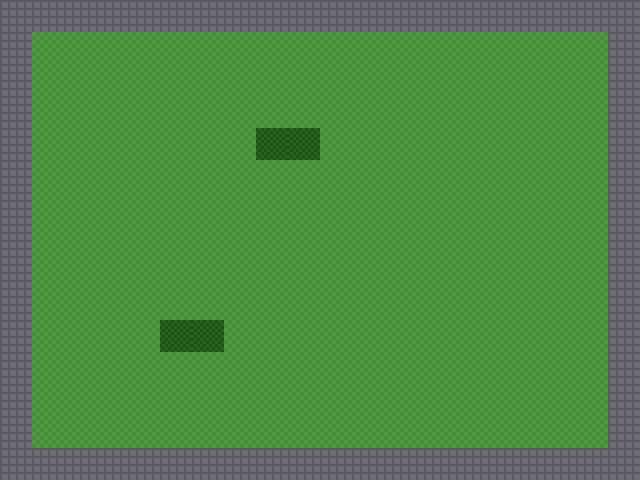

The image is a tile-based game level rendered from a .tmx file. Its description and complete source (layers, tilesets, objects, tile grids) follow:
An orthogonal 20x15 tile map with 32x32 px tiles, 4 tile layers (ground, decoration, collision, above_player) and 1 object (spawn).

<map version="1.10" tiledversion="1.10.2" orientation="orthogonal" renderorder="right-down" width="20" height="15" tilewidth="32" tileheight="32" infinite="0" nextlayerid="6" nextobjectid="2">
 <tileset firstgid="1" name="tileset_test" tilewidth="32" tileheight="32" tilecount="3" columns="3">
  <image source="tileset_test.png" width="96" height="32" />
 </tileset>
 <layer id="1" name="ground" width="20" height="15">
  <data encoding="csv">
1,1,1,1,1,1,1,1,1,1,1,1,1,1,1,1,1,1,1,1,
1,1,1,1,1,1,1,1,1,1,1,1,1,1,1,1,1,1,1,1,
1,1,1,1,1,1,1,1,1,1,1,1,1,1,1,1,1,1,1,1,
1,1,1,1,1,1,1,1,1,1,1,1,1,1,1,1,1,1,1,1,
1,1,1,1,1,1,1,1,1,1,1,1,1,1,1,1,1,1,1,1,
1,1,1,1,1,1,1,1,1,1,1,1,1,1,1,1,1,1,1,1,
1,1,1,1,1,1,1,1,1,1,1,1,1,1,1,1,1,1,1,1,
1,1,1,1,1,1,1,1,1,1,1,1,1,1,1,1,1,1,1,1,
1,1,1,1,1,1,1,1,1,1,1,1,1,1,1,1,1,1,1,1,
1,1,1,1,1,1,1,1,1,1,1,1,1,1,1,1,1,1,1,1,
1,1,1,1,1,1,1,1,1,1,1,1,1,1,1,1,1,1,1,1,
1,1,1,1,1,1,1,1,1,1,1,1,1,1,1,1,1,1,1,1,
1,1,1,1,1,1,1,1,1,1,1,1,1,1,1,1,1,1,1,1,
1,1,1,1,1,1,1,1,1,1,1,1,1,1,1,1,1,1,1,1,
1,1,1,1,1,1,1,1,1,1,1,1,1,1,1,1,1,1,1,1
  </data>
 </layer>
 <layer id="2" name="decoration" width="20" height="15">
  <data encoding="csv">
0,0,0,0,0,0,0,0,0,0,0,0,0,0,0,0,0,0,0,0,
0,0,0,0,0,0,0,0,0,0,0,0,0,0,0,0,0,0,0,0,
0,0,0,0,0,0,0,0,0,0,0,0,0,0,0,0,0,0,0,0,
0,0,0,0,0,0,0,0,0,0,0,0,0,0,0,0,0,0,0,0,
0,0,0,0,0,0,0,0,0,0,0,0,0,0,0,0,0,0,0,0,
0,0,0,0,0,0,0,0,0,0,0,0,0,0,0,0,0,0,0,0,
0,0,0,0,0,0,0,0,0,0,0,0,0,0,0,0,0,0,0,0,
0,0,0,0,0,0,0,0,0,0,0,0,0,0,0,0,0,0,0,0,
0,0,0,0,0,0,0,0,0,0,0,0,0,0,0,0,0,0,0,0,
0,0,0,0,0,0,0,0,0,0,0,0,0,0,0,0,0,0,0,0,
0,0,0,0,0,0,0,0,0,0,0,0,0,0,0,0,0,0,0,0,
0,0,0,0,0,0,0,0,0,0,0,0,0,0,0,0,0,0,0,0,
0,0,0,0,0,0,0,0,0,0,0,0,0,0,0,0,0,0,0,0,
0,0,0,0,0,0,0,0,0,0,0,0,0,0,0,0,0,0,0,0,
0,0,0,0,0,0,0,0,0,0,0,0,0,0,0,0,0,0,0,0
  </data>
 </layer>
 <layer id="3" name="collision" width="20" height="15">
  <data encoding="csv">
2,2,2,2,2,2,2,2,2,2,2,2,2,2,2,2,2,2,2,2,
2,0,0,0,0,0,0,0,0,0,0,0,0,0,0,0,0,0,0,2,
2,0,0,0,0,0,0,0,0,0,0,0,0,0,0,0,0,0,0,2,
2,0,0,0,0,0,0,0,0,0,0,0,0,0,0,0,0,0,0,2,
2,0,0,0,0,0,0,0,0,0,0,0,0,0,0,0,0,0,0,2,
2,0,0,0,0,0,0,0,0,0,0,0,0,0,0,0,0,0,0,2,
2,0,0,0,0,0,0,0,0,0,0,0,0,0,0,0,0,0,0,2,
2,0,0,0,0,0,0,0,0,0,0,0,0,0,0,0,0,0,0,2,
2,0,0,0,0,0,0,0,0,0,0,0,0,0,0,0,0,0,0,2,
2,0,0,0,0,0,0,0,0,0,0,0,0,0,0,0,0,0,0,2,
2,0,0,0,0,0,0,0,0,0,0,0,0,0,0,0,0,0,0,2,
2,0,0,0,0,0,0,0,0,0,0,0,0,0,0,0,0,0,0,2,
2,0,0,0,0,0,0,0,0,0,0,0,0,0,0,0,0,0,0,2,
2,0,0,0,0,0,0,0,0,0,0,0,0,0,0,0,0,0,0,2,
2,2,2,2,2,2,2,2,2,2,2,2,2,2,2,2,2,2,2,2
  </data>
 </layer>
 <layer id="4" name="above_player" width="20" height="15">
  <data encoding="csv">
0,0,0,0,0,0,0,0,0,0,0,0,0,0,0,0,0,0,0,0,
0,0,0,0,0,0,0,0,0,0,0,0,0,0,0,0,0,0,0,0,
0,0,0,0,0,0,0,0,0,0,0,0,0,0,0,0,0,0,0,0,
0,0,0,0,0,0,0,0,0,0,0,0,0,0,0,0,0,0,0,0,
0,0,0,0,0,0,0,0,3,3,0,0,0,0,0,0,0,0,0,0,
0,0,0,0,0,0,0,0,0,0,0,0,0,0,0,0,0,0,0,0,
0,0,0,0,0,0,0,0,0,0,0,0,0,0,0,0,0,0,0,0,
0,0,0,0,0,0,0,0,0,0,0,0,0,0,0,0,0,0,0,0,
0,0,0,0,0,0,0,0,0,0,0,0,0,0,0,0,0,0,0,0,
0,0,0,0,0,0,0,0,0,0,0,0,0,0,0,0,0,0,0,0,
0,0,0,0,0,3,3,0,0,0,0,0,0,0,0,0,0,0,0,0,
0,0,0,0,0,0,0,0,0,0,0,0,0,0,0,0,0,0,0,0,
0,0,0,0,0,0,0,0,0,0,0,0,0,0,0,0,0,0,0,0,
0,0,0,0,0,0,0,0,0,0,0,0,0,0,0,0,0,0,0,0,
0,0,0,0,0,0,0,0,0,0,0,0,0,0,0,0,0,0,0,0
  </data>
 </layer>
 <objectgroup id="5" name="objects">
  <object id="1" type="spawn" x="288" y="208" width="32" height="32">
   <properties>
    <property name="id" value="default" />
   </properties>
  </object>
 </objectgroup>
</map>
